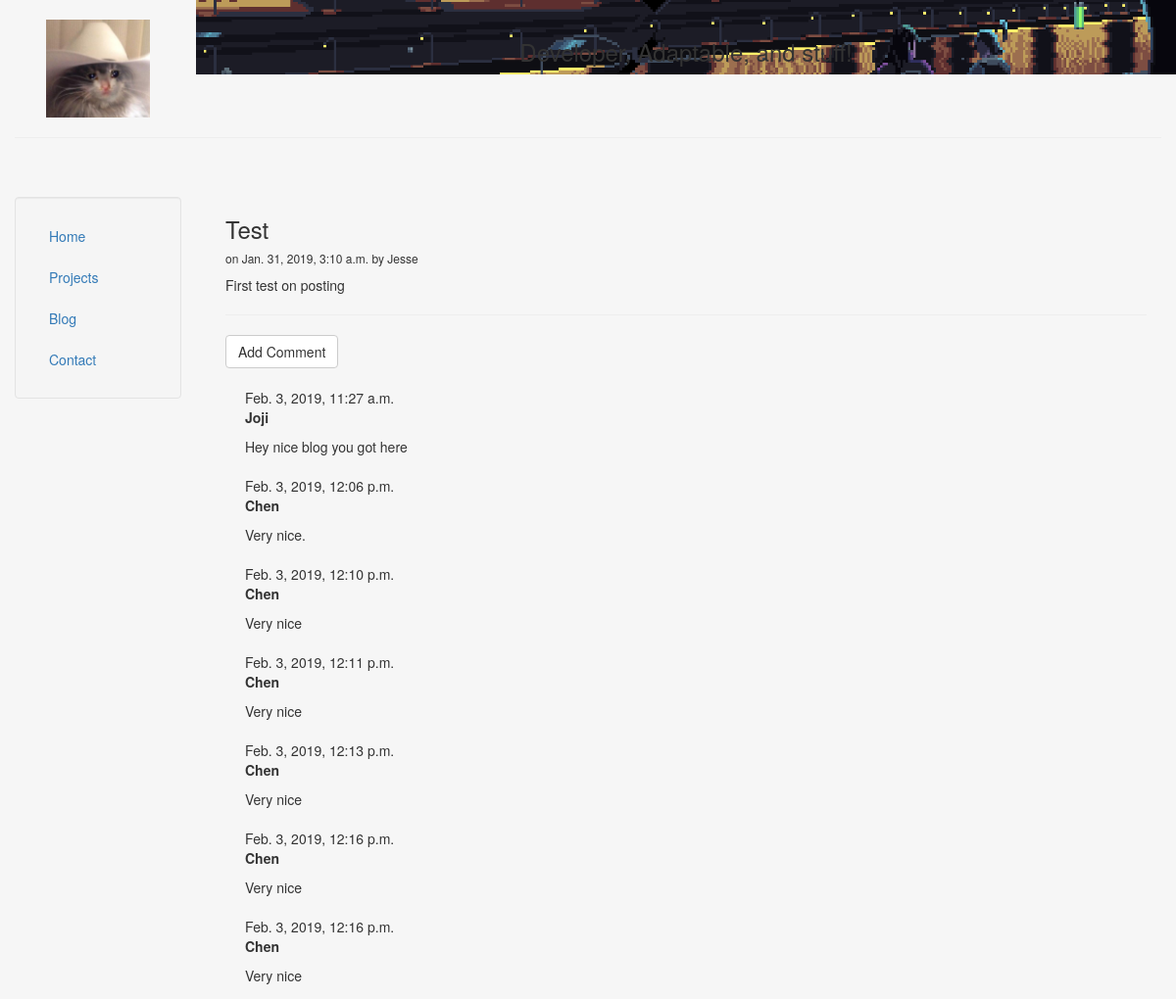
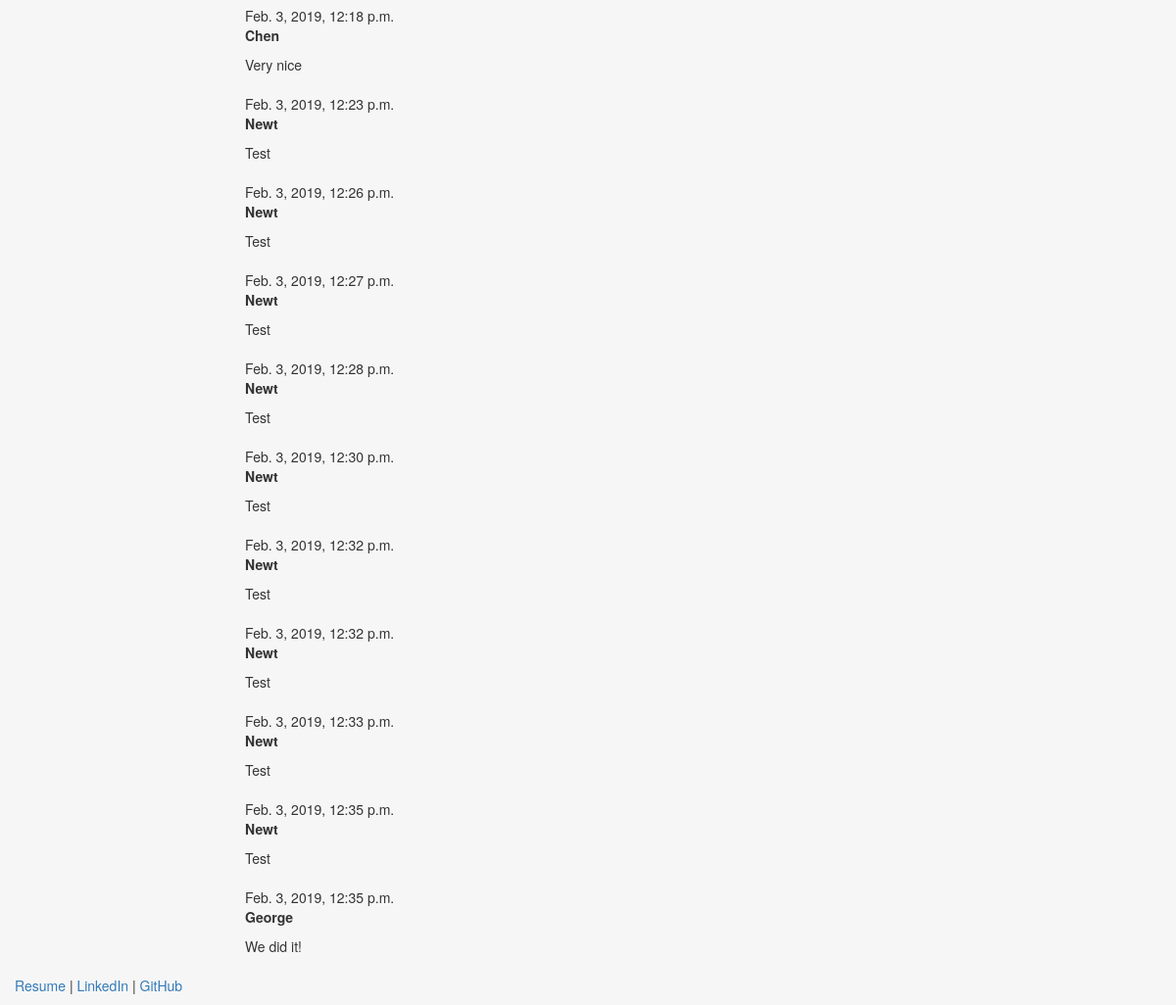
Page /blog/1/ on the committed database (2 pictures, top to bottom).
### blog/models.py (models this page shows, shortened)
class Post(models.Model):
    title = models.CharField(max_length=140)
    body = models.TextField()
    pub_date = models.DateTimeField()
    publisher = models.CharField(max_length=50)

class Comment(models.Model):
    publisher = models.CharField(max_length=50)
    body = models.TextField()
    pub_date = models.DateTimeField(default=timezone.now)
    approved_comment = models.BooleanField(default=False)
    post = models.ForeignKey('blog.Post', on_delete=models.CASCADE, related_name='comments')

### templates/blog/post.html
{% extends 'personal/header.html' %}
{% block content %}
    <h3>{{ post.title }} </h3>
    <h6> on {{ post.pub_date }} by {{ post.publisher }}</h6>
    {{ post.body|safe|linebreaks }}
    <hr>
    <a class="btn btn-default" href="{% url 'add_comment_to_post' pk=post.pk %}" >Add Comment</a>
    {% for comment in post.comments.all %}
        <div class="comment" style="margin: 20px 0px 20px 20px;">
            <div class="date">{{ comment.pub_date }}</div>
            <strong>{{ comment.publisher }} </strong>
            <p> {{ comment.body|safe|linebreaks }}</p>
        </div>
    {% empty %}
        <p>No comments here yet.</p>
    {% endfor %}
{% endblock %}

### templates/personal/header.html (style rules this page uses)
html, body { height:100% }

### rows in the picture
Post: title "Test", pub_date "Jan. 31, 2019, 3:10 a.m.", publisher "Jesse", body "First test on posting"
Comment: pub_date "Feb. 3, 2019, 11:27 a.m.", publisher "Joji", body "Hey nice blog you got here"
Comment: pub_date "Feb. 3, 2019, 12:06 p.m.", publisher "Chen", body "Very nice."
Comment: pub_date "Feb. 3, 2019, 12:10 p.m.", publisher "Chen", body "Very nice"
Comment: pub_date "Feb. 3, 2019, 12:11 p.m.", publisher "Chen", body "Very nice"
Comment: pub_date "Feb. 3, 2019, 12:13 p.m.", publisher "Chen", body "Very nice"
Comment: pub_date "Feb. 3, 2019, 12:16 p.m.", publisher "Chen", body "Very nice"
Comment: pub_date "Feb. 3, 2019, 12:16 p.m.", publisher "Chen", body "Very nice"
Comment: pub_date "Feb. 3, 2019, 12:18 p.m.", publisher "Chen", body "Very nice"
Comment: pub_date "Feb. 3, 2019, 12:23 p.m.", publisher "Newt", body "Test"
Comment: pub_date "Feb. 3, 2019, 12:26 p.m.", publisher "Newt", body "Test"
Comment: pub_date "Feb. 3, 2019, 12:27 p.m.", publisher "Newt", body "Test"
Comment: pub_date "Feb. 3, 2019, 12:28 p.m.", publisher "Newt", body "Test"
Comment: pub_date "Feb. 3, 2019, 12:30 p.m.", publisher "Newt", body "Test"
Comment: pub_date "Feb. 3, 2019, 12:32 p.m.", publisher "Newt", body "Test"
Comment: pub_date "Feb. 3, 2019, 12:32 p.m.", publisher "Newt", body "Test"
Comment: pub_date "Feb. 3, 2019, 12:33 p.m.", publisher "Newt", body "Test"
Comment: pub_date "Feb. 3, 2019, 12:35 p.m.", publisher "Newt", body "Test"
Comment: pub_date "Feb. 3, 2019, 12:35 p.m.", publisher "George", body "We did it!"
